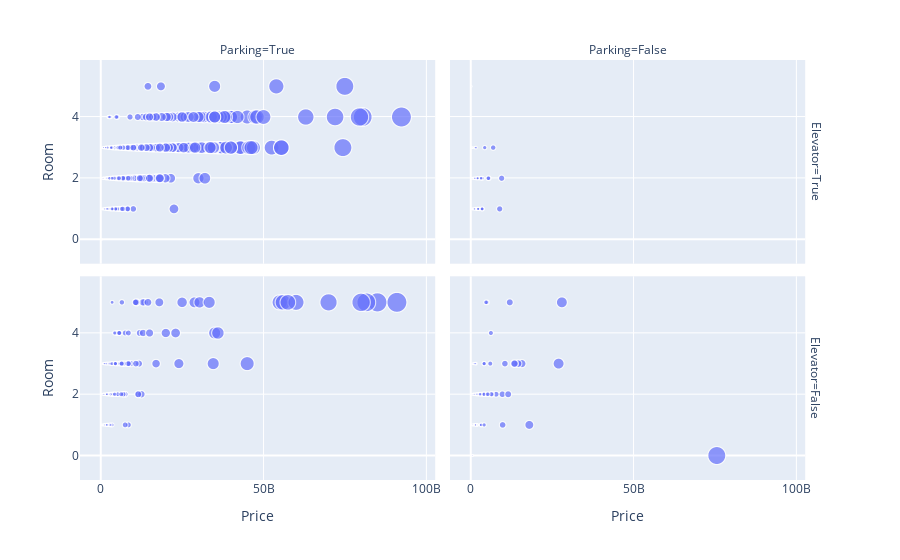

Notebook code cell kept with this figure:
### Code cell
fig_room = px.scatter(df, x ='Price', y = 'Room', facet_col = 'Parking', facet_row = 'Elevator', size = 'Price')
fig_room.show()

### Figure 1 — Plotly figure (JSON) as saved in the notebook; plotly's stock layout.template omitted (floating-point values rounded to 4 significant figures; data arrays with more than 128 entries replaced by an {"elided": "..."} marker saying what was removed)
{"data": [{"hovertemplate": "Elevator=True<br>Parking=True<br>Price=%{marker.size}<br>Room=%{y}<extra></extra>", "legendgroup": "", "marker": {"color": "#636efa", "size": {"elided": "2543 int values"}, "sizemode": "area", "sizeref": 231000000, "symbol": "circle"}, "mode": "markers", "name": "", "showlegend": false, "type": "scattergl", "x": {"elided": "2543 int values"}, "xaxis": "x3", "y": {"elided": "2543 int values"}, "yaxis": "y3"}, {"hovertemplate": "Elevator=True<br>Parking=False<br>Price=%{marker.size}<br>Room=%{y}<extra></extra>", "legendgroup": "", "marker": {"color": "#636efa", "size": {"elided": "196 int values"}, "sizemode": "area", "sizeref": 231000000, "symbol": "circle"}, "mode": "markers", "name": "", "showlegend": false, "type": "scattergl", "x": {"elided": "196 int values"}, "xaxis": "x4", "y": {"elided": "196 int values"}, "yaxis": "y4"}, {"hovertemplate": "Elevator=False<br>Parking=True<br>Price=%{marker.size}<br>Room=%{y}<extra></extra>", "legendgroup": "", "marker": {"color": "#636efa", "size": {"elided": "407 int values"}, "sizemode": "area", "sizeref": 231000000, "symbol": "circle"}, "mode": "markers", "name": "", "showlegend": false, "type": "scattergl", "x": {"elided": "407 int values"}, "xaxis": "x", "y": {"elided": "407 int values"}, "yaxis": "y"}, {"hovertemplate": "Elevator=False<br>Parking=False<br>Price=%{marker.size}<br>Room=%{y}<extra></extra>", "legendgroup": "", "marker": {"color": "#636efa", "size": {"elided": "333 int values"}, "sizemode": "area", "sizeref": 231000000, "symbol": "circle"}, "mode": "markers", "name": "", "showlegend": false, "type": "scattergl", "x": {"elided": "333 int values"}, "xaxis": "x2", "y": {"elided": "333 int values"}, "yaxis": "y2"}], "layout": {"annotations": [{"font": {}, "showarrow": false, "text": "Parking=True", "x": 0.24, "xanchor": "center", "xref": "paper", "y": 1, "yanchor": "bottom", "yref": "paper"}, {"font": {}, "showarrow": false, "text": "Parking=False", "x": 0.74, "xanchor": "center", "xref": "paper", "y": 1, "yanchor": "bottom", "yref": "paper"}, {"font": {}, "showarrow": false, "text": "Elevator=False", "textangle": 90, "x": 0.98, "xanchor": "left", "xref": "paper", "y": 0.2425, "yanchor": "middle", "yref": "paper"}, {"font": {}, "showarrow": false, "text": "Elevator=True", "textangle": 90, "x": 0.98, "xanchor": "left", "xref": "paper", "y": 0.7575, "yanchor": "middle", "yref": "paper"}], "legend": {"itemsizing": "constant", "tracegroupgap": 0}, "margin": {"t": 60}, "xaxis": {"anchor": "y", "domain": [0, 0.48], "title": {"text": "Price"}}, "xaxis2": {"anchor": "y2", "domain": [0.5, 0.98], "matches": "x", "title": {"text": "Price"}}, "xaxis3": {"anchor": "y3", "domain": [0, 0.48], "matches": "x", "showticklabels": false}, "xaxis4": {"anchor": "y4", "domain": [0.5, 0.98], "matches": "x", "showticklabels": false}, "yaxis": {"anchor": "x", "domain": [0, 0.485], "title": {"text": "Room"}}, "yaxis2": {"anchor": "x2", "domain": [0, 0.485], "matches": "y", "showticklabels": false}, "yaxis3": {"anchor": "x3", "domain": [0.515, 1], "matches": "y", "title": {"text": "Room"}}, "yaxis4": {"anchor": "x4", "domain": [0.515, 1], "matches": "y", "showticklabels": false}}}
